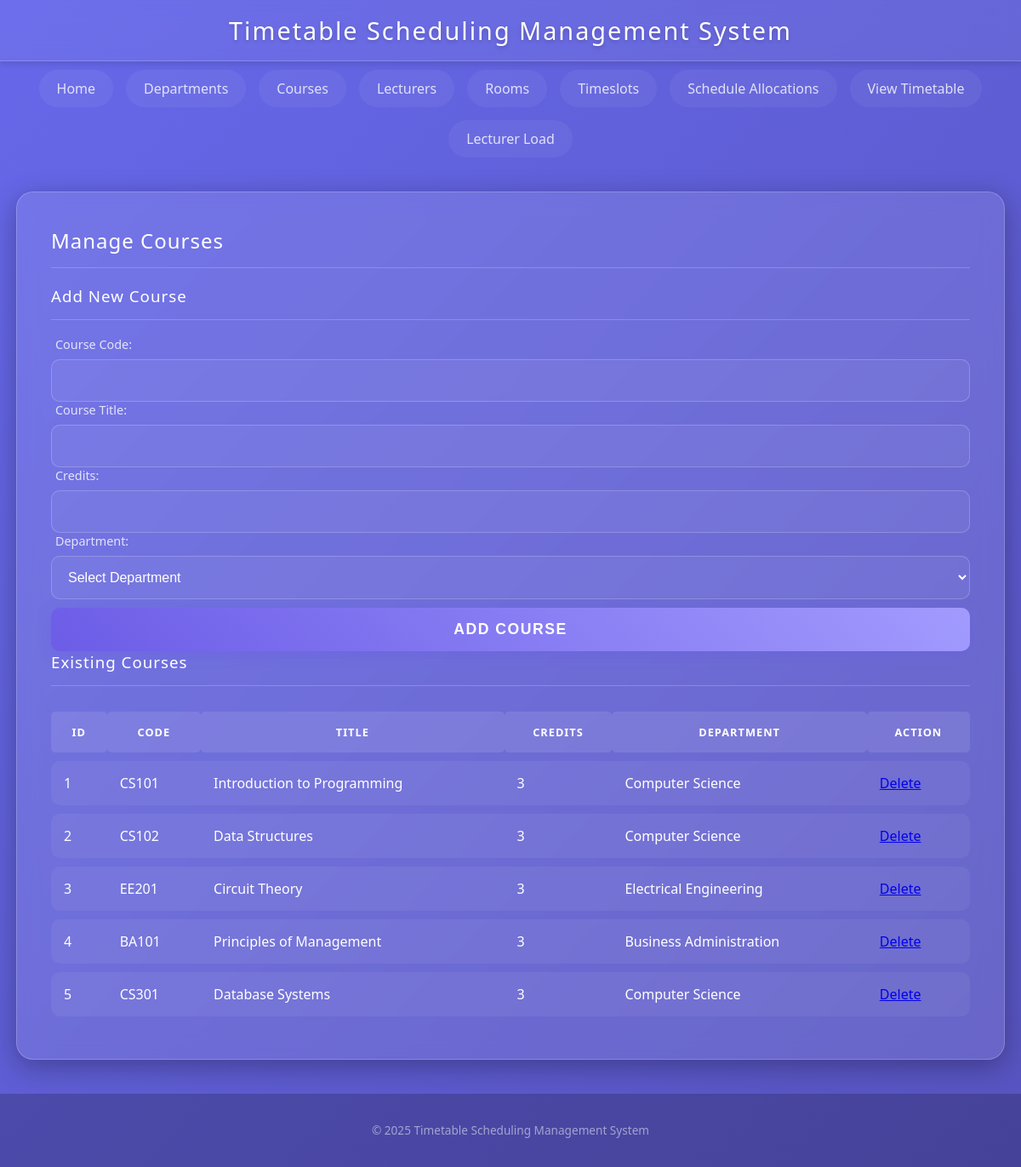
/courses.php, run on the app's committed database.
### tables this page shows
CREATE TABLE courses (
    course_id INT AUTO_INCREMENT,
    course_code VARCHAR(20) NOT NULL UNIQUE,
    course_title VARCHAR(100) NOT NULL,
    credits INT NOT NULL,
    dept_id INT,
    PRIMARY KEY (course_id)
);

CREATE TABLE departments (
    dept_id INT AUTO_INCREMENT,
    dept_name VARCHAR(100) NOT NULL,
    dept_code VARCHAR(10) NOT NULL UNIQUE,
    PRIMARY KEY (dept_id)
);

### courses.php (the view, shortened to what this page needs)
<?php include 'header.php'; include 'db_connect.php'; ?>
<h2>Manage Courses</h2>
<form method="post" action="">
    <h3>Add New Course</h3>
    <label>Course Code:</label>
    <input type="text" name="course_code" required>
    <label>Course Title:</label>
    <input type="text" name="course_title" required>
    <label>Credits:</label>
    <input type="number" name="credits" required>
    <label>Department:</label>
    <select name="dept_id" required>
        <option value="">Select Department</option>
    </select>
    <input type="submit" value="Add Course">
</form>
<h3>Existing Courses</h3>
<table>
    <tr>
        <th>ID</th>
        <th>Code</th>
        <th>Title</th>
        <th>Credits</th>
        <th>Department</th>
        <th>Action</th>
    </tr>
    <?php
    $sql = "SELECT c.*, d.dept_name FROM courses c LEFT JOIN departments d ON c.dept_id = d.dept_id";
    $result = $conn->query($sql);
    if ($result->num_rows > 0) {
        while($row = $result->fetch_assoc()) {
            echo "<tr>
                    <td>" . $row["course_id"]. "</td>
                    <td>" . $row["course_code"]. "</td>
                    <td>" . $row["course_title"]. "</td>
                    <td>" . $row["credits"]. "</td>
                    <td>" . $row["dept_name"]. "</td>
                    <td><a href='courses.php?delete=" . $row["course_id"] . "' onclick='return confirm(\"Are you sure?\")'>Delete</a></td>
                  </tr>";
        }
    } else {
        echo "<tr><td colspan='6'>No courses found</td></tr>";
    }
    ?>
</table>
<?php include 'footer.php'; ?>

### header.php (shortened to what this page needs)
<!DOCTYPE html>
<html lang="en">
<head>
    <link rel="stylesheet" href="style.css">
</head>
<body>
<header>
    <h1>Timetable Scheduling Management System</h1>
</header>
<nav>
    <ul>
        <li><a href="index.php">Home</a></li>
        <li><a href="departments.php">Departments</a></li>
        <li><a href="courses.php">Courses</a></li>
        <li><a href="lecturers.php">Lecturers</a></li>
        <li><a href="rooms.php">Rooms</a></li>
        <li><a href="timeslots.php">Timeslots</a></li>
        <li><a href="schedule.php">Schedule Allocations</a></li>
        <li><a href="view_timetable.php">View Timetable</a></li>
        <li><a href="lecturer_load.php">Lecturer Load</a></li>
    </ul>
</nav>
<div class="container">

### footer.php
</div>
<footer>
    <p>&copy; <?php echo date("Y"); ?> Timetable Scheduling Management System</p>
</footer>
</body>
</html>

### style.css (style rules this page uses)
:root { --glass-bg: rgba(255, 255, 255, 0.1); --glass-border: 1px solid rgba(255, 255, 255, 0.2); --glass-shadow: 0 8px 32px 0 rgba(0, 0, 0, 0.3); --backdrop-blur: blur(12px); --text-color: #ffffff; --primary-color: #a29bfe; --accent-color: #00cec9; --error-color: #ff7675; --success-color: #55efc4; --gradient-bg: linear-gradient(135deg, #6668ea 0%, #2a153f 100%); }
body { font-family: 'Segoe UI', 'Roboto', Helvetica, Arial, sans-serif; background: var(--gradient-bg); background-size: 400% 400%; animation: gradientBG 15s ease infinite; margin: 0; padding: 0; min-height: 100vh; color: var(--text-color); display: flex; flex-direction: column; }
header { background: rgba(255, 255, 255, 0.05); backdrop-filter: var(--backdrop-blur); -webkit-backdrop-filter: var(--backdrop-blur); border-bottom: var(--glass-border); padding: 1rem 0; text-align: center; box-shadow: 0 4px 6px rgba(0, 0, 0, 0.1); position: sticky; top: 0; z-index: 1000; }
header h1 { margin: 0; color: white; text-shadow: 0 2px 4px rgba(0, 0, 0, 0.2); font-weight: 300; letter-spacing: 2px; font-size: 1.8rem; }
nav { margin-top: 10px; }
nav ul { list-style-type: none; padding: 0; text-align: center; margin: 0; display: flex; justify-content: center; flex-wrap: wrap; gap: 15px; }
nav ul li { display: inline; }
nav ul li a { display: inline-block; padding: 10px 20px; color: rgba(255, 255, 255, 0.8); text-decoration: none; font-weight: 500; border-radius: 30px; transition: all 0.3s ease; background: rgba(255, 255, 255, 0.05); border: 1px solid transparent; }
.container { width: 90%; max-width: 1200px; margin: 40px auto; background: var(--glass-bg); box-shadow: var(--glass-shadow); backdrop-filter: var(--backdrop-blur); -webkit-backdrop-filter: var(--backdrop-blur); border-radius: 20px; border: var(--glass-border); padding: 40px; color: #fff; flex: 1; animation: fadeIn 0.8s ease-out; }
h2, h3 { color: white; border-bottom: 1px solid rgba(255, 255, 255, 0.2); padding-bottom: 15px; margin-top: 0; font-weight: 400; letter-spacing: 1px; }
form { background: transparent; padding: 0; border: none; }
input[type=text], input[type=number], input[type=email], input[type=time], input[type=password], select { width: 100%; padding: 15px; background: rgba(255, 255, 255, 0.05); border: 1px solid rgba(255, 255, 255, 0.2); border-radius: 10px; color: white; font-size: 1rem; outline: none; transition: all 0.3s; box-sizing: border-box; }
label { display: block; margin-bottom: 8px; font-weight: 500; color: rgba(255, 255, 255, 0.8); font-size: 0.9rem; margin-left: 5px; }
select option { background: #2d3436; color: white; }
input[type=submit], .btn { width: 100%; background: linear-gradient(45deg, #6c5ce7, #a29bfe); color: white; padding: 15px; border: none; border-radius: 10px; font-size: 1.1rem; font-weight: 600; cursor: pointer; transition: all 0.3s ease; text-transform: uppercase; letter-spacing: 1.5px; margin-top: 10px; box-shadow: 0 4px 15px rgba(108, 92, 231, 0.4); }
footer { text-align: center; padding: 20px; background: rgba(0, 0, 0, 0.2); color: rgba(255, 255, 255, 0.5); font-size: 0.85rem; margin-top: auto; }
table { width: 100%; border-collapse: separate; border-spacing: 0 10px; margin-top: 20px; }
th { background: rgba(255, 255, 255, 0.1); color: white; padding: 15px; text-transform: uppercase; font-size: 0.8rem; letter-spacing: 1px; border-radius: 5px; }
td { background: rgba(255, 255, 255, 0.05); padding: 15px; transition: all 0.2s; }
input[type=time], input[type=password], select { width: 100%; padding: 15px; background: rgba(255, 255, 255, 0.05); border: 1px solid rgba(255, 255, 255, 0.2); border-radius: 10px; color: white; font-size: 1rem; outline: none; transition: all 0.3s; box-sizing: border-box; }
tr td:first-child { border-top-left-radius: 10px; border-bottom-left-radius: 10px; }
tr td:last-child { border-top-right-radius: 10px; border-bottom-right-radius: 10px; }

### data on the page
courses: course_id "1", course_code "CS101", course_title "Introduction to Programming", credits "3", dept.dept_name "Computer Science"
courses: course_id "2", course_code "CS102", course_title "Data Structures", credits "3", dept.dept_name "Computer Science"
courses: course_id "3", course_code "EE201", course_title "Circuit Theory", credits "3", dept.dept_name "Electrical Engineering"
courses: course_id "4", course_code "BA101", course_title "Principles of Management", credits "3", dept.dept_name "Business Administration"
courses: course_id "5", course_code "CS301", course_title "Database Systems", credits "3", dept.dept_name "Computer Science"
